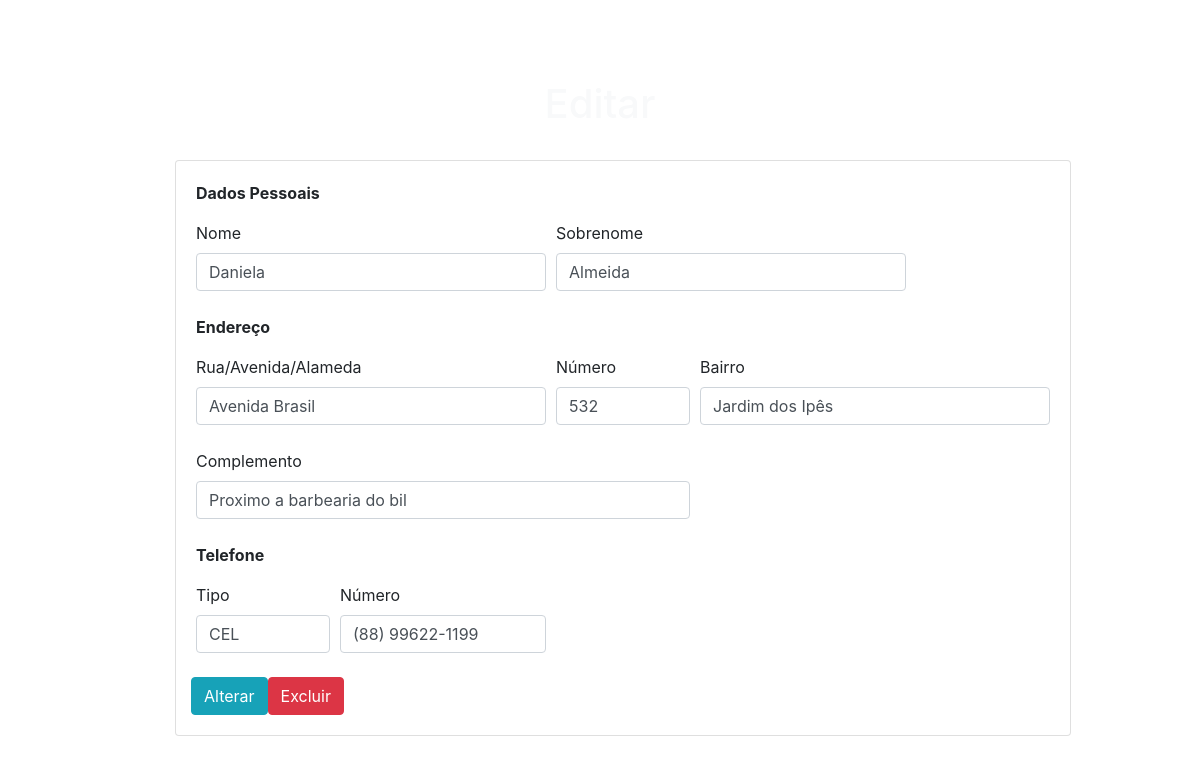
The page /4/editar/ on the database its author committed.
### tables this page shows
CREATE TABLE cliente(
	id INTEGER PRIMARY KEY AUTOINCREMENT,
	nome TEXT(30) NOT NULL,
	sobrenome TEXT(30) NOT NULL
);

CREATE TABLE endereco(
	id INTEGER PRIMARY KEY AUTOINCREMENT,
	clienteid INT,
	rua TEXT(150) NOT NULL,
	numero TEXT(20),
	bairro TEXT(50) NOT NULL,
	complemento TEXT (150),
	CONSTRAINT fk_endereco_cliente FOREIGN KEY(clienteid) REFERENCES cliente(id)
);

CREATE TABLE telefone(
	id INTEGER PRIMARY KEY AUTOINCREMENT,
	tipo TEXT(3) NOT NULL,
	telnum TEXT(15) NOT NULL,
	clienteid INT,
	CHECK (TIPO IN ('RES','COM','CEL')),
	FOREIGN KEY(clienteid) REFERENCES cliente(id)
);

### app.py (the view, shortened to what this page needs)
@app.route('/<int:id>/editar/', methods=('GET', 'POST'))
def editar(id):
    cliente = get_cliente(id)
    endereco = get_endereco(id)
    telefone = get_telefone(id)
    return render_template('editar.html', cliente=cliente, endereco=endereco, telefone=telefone)

### app.py (called while the page is built)
def get_db_connection():
    conn = sqlite3.connect('database.db')
    conn.row_factory = sqlite3.Row
    return conn

def get_cliente(cliente_id):
    conn = get_db_connection()
    cliente = conn.execute('SELECT * FROM cliente WHERE id = ?',
                        (cliente_id,)).fetchone()
    conn.close()
    if cliente is None:
        abort(404)
    return cliente

def get_endereco(endereco_id):
    conn = get_db_connection()
    endereco = conn.execute('SELECT * FROM endereco WHERE id = ?',
                        (endereco_id,)).fetchone()
    conn.close()
    if endereco is None:
        abort(404)
    return endereco

def get_telefone(telefone_id):
    conn = get_db_connection()
    telefone = conn.execute('SELECT * FROM telefone WHERE id = ?',
                        (telefone_id,)).fetchone()
    conn.close()
    if telefone is None:
        abort(404)
    return telefone

### templates/editar.html (shortened to what this page needs)
<!DOCTYPE html>
<html lang="pt-br">
  <head>
    <link rel="stylesheet" href="https://stackpath.bootstrapcdn.com/bootstrap/4.1.3/css/bootstrap.min.css">
  </head>
  <body>
            <nav class="navbar navbar-expand-lg navbar-dark shadow-5-strong justify-content-center">
                    <ul class="navbar-nav me-auto mb-2 mb-lg-0"f>
                        <li class="nav-item">
                            <a class="nav-link active" href="{{url_for('index')}}">Início</a>
                        </li>
                        <li class="nav-item">
                            <a class="nav-link active" href="{{url_for('clientes')}}">Clientes</a>
                        </li>
                        <li class="nav-item">
                            <a class="nav-link" href="{{url_for('cadastro')}}">Cadastro</a>
                        </li>
                    </ul>
                </nav>
                <br>
                <div class="content">
            {% block content %}
                    <h1 class="text-center text-light">{% block title %} Editar {% endblock%}</h1>
                <br>
                <div class="mx-auto" style="width: 850px;">
                <div class="card" style="width: 56rem;">
                  <div class="card-body">
                    <p class="font-weight-bold">Dados Pessoais</p>
                        <form method="post">
                            <div class="form-row">
                                <div class="col-5">
                                    <label for="nome">Nome</label>
                                    <br>
                                    <input type="text" class = "form-control" name="nome"
                                           placeholder="Inserir nome"
                                           value="{{ request.form['nome'] or cliente['nome'] }}"></input>
                                    <br>
                                </div>
                                <div class="col-5">
                                    <label for="sobrenome">Sobrenome</label>
                                    <br>
                                    <input type="text" class = "form-control" name="sobrenome"
                                           placeholder="Inserir sobrenome"
                                           value="{{ request.form['sobrenome'] or cliente['sobrenome'] }}"></input>
                                    <br>
                                </div>
                            </div>
                            <p class="font-weight-bold">Endereço</p>
                            <div class="form-row">
                                <div class="col-5">
                                    <label for="rua">Rua/Avenida/Alameda</label>
                                    <br>
                                    <input type="text" class = "form-control" name="rua"
                                           placeholder="Ex: rua dos bobos"
                                           value="{{ request.form['rua'] or endereco['rua'] }}"></input>
                                    <br>
                                </div>
                                <div class="col-2">
                                    <label for="numero">Número</label>
                                    <br>
                                    <input type="text" class = "form-control" name="numero"
                                           placeholder="Ex: 999"
                                           value="{{ request.form['numero'] or endereco['numero'] }}"></input>
                                    <br>
                                </div>
                                <div class="col-5">
                                    <label for="bairro">Bairro</label>
                                    <br>
                                    <input type="text" class = "form-control" name="bairro"
                                           placeholder="Ex: Jardin Europa"
                                           value="{{ request.form['bairro'] or endereco ['bairro'] }}"></input>
                                    <br>
                                </div>
                            </div>
                            <div class="form-row">
                            <div class="col-7">
                                <label for="Complemento">Complemento</label>
                                <br>
                                <input type="text" class = "form-control" name="complemento"
                                       placeholder="Ex: próximo a padaria"
                                       value="{{ request.form['complemento'] or endereco['complemento'] }}"></input>
                                <br>
                            </div>
                            </div>
                            <p class="font-weight-bold">Telefone</p>
                            <div class="form-row">
                                <div class="col-2">
                                    <label for="tipo">Tipo</label>
                                    <br>
                                    <input type="text" class = "form-control  text-uppercase" name="tipo"
                                           placeholder="RES, COM ou CEL"
                                           value="{{ request.form['tipo'] or telefone['tipo'] }}"></input>
                                    <br>
                                </div>
                                <div class="col-3">
                                    <label for="telnum">Número</label>
                                    <br>
                                    <input type="text" class = "form-control" name="telnum"
                                           placeholder="(xx) xxxx-xxxx"
                                           value="{{ request.form['telnum'] or telefone['telnum'] }}"></input>
                                    <br>
                                </div>
                            </div>
                                <div class="form-row">
                                <button type="submit" class="btn btn-info">Alterar</button>
                        </form>
                                <form action="{{ url_for('excluir', id=cliente['id']) }}" method="POST">
                                <input type="submit" class="btn btn-danger" value="Excluir"
                                        onclick="return confirm('Você tem certeza de que deseja excluir esse cliente?')">
                                </form>
                                </div>
                        </div>
                    </div>
                </div>
            {% endblock %}
  </body>
</html>

### templates/editar.html (style rules this page uses)
body { background-image: url('../../static/img/bread1.jpg'); background-repeat: no-repeat; background-size: cover; }

### rows shown on the page
cliente: nome "Daniela", sobrenome "Almeida"
endereco: rua "Avenida Brasil", numero "532", bairro "Jardim dos Ipês", complemento "Proximo a barbearia do bil"
telefone: tipo "CEL", telnum "(88) 99622-1199"
